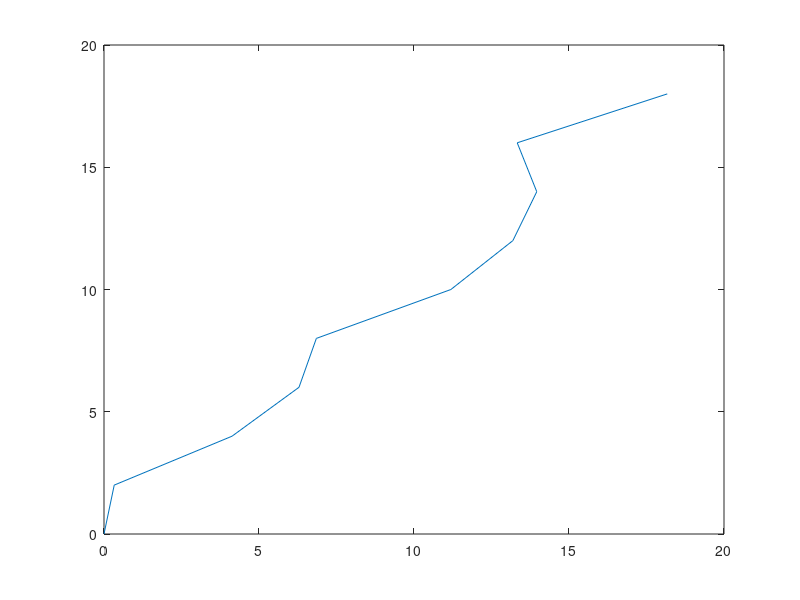

Reproduce this figure in MATLAB.
x = [0:2:18];
y = [0,0.33,4.13,6.29,6.85,11.19,13.19,13.96,13.33,18.17]
plot(x,y);
x = [0:2:18];
y = [0,0.33,4.13,6.29,6.85,11.19,13.19,13.96,13.33,18.17]
plot(y,x);